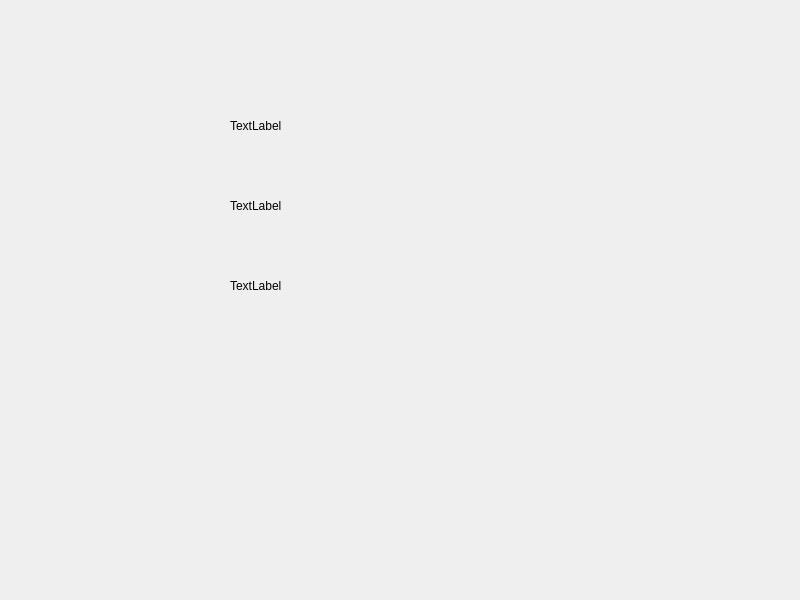
<?xml version="1.0" encoding="UTF-8"?>
<ui version="4.0">
 <class>Widget</class>
 <widget class="QWidget" name="Widget">
  <property name="geometry">
   <rect>
    <x>0</x>
    <y>0</y>
    <width>800</width>
    <height>600</height>
   </rect>
  </property>
  <property name="windowTitle">
   <string>Widget</string>
  </property>
  <widget class="QLabel" name="label">
   <property name="geometry">
    <rect>
     <x>230</x>
     <y>90</y>
     <width>251</width>
     <height>71</height>
    </rect>
   </property>
   <property name="text">
    <string>TextLabel</string>
   </property>
  </widget>
  <widget class="QLabel" name="label_2">
   <property name="geometry">
    <rect>
     <x>230</x>
     <y>170</y>
     <width>251</width>
     <height>71</height>
    </rect>
   </property>
   <property name="text">
    <string>TextLabel</string>
   </property>
  </widget>
  <widget class="QLabel" name="label_3">
   <property name="geometry">
    <rect>
     <x>230</x>
     <y>250</y>
     <width>251</width>
     <height>71</height>
    </rect>
   </property>
   <property name="text">
    <string>TextLabel</string>
   </property>
  </widget>
 </widget>
 <resources/>
 <connections/>
</ui>
